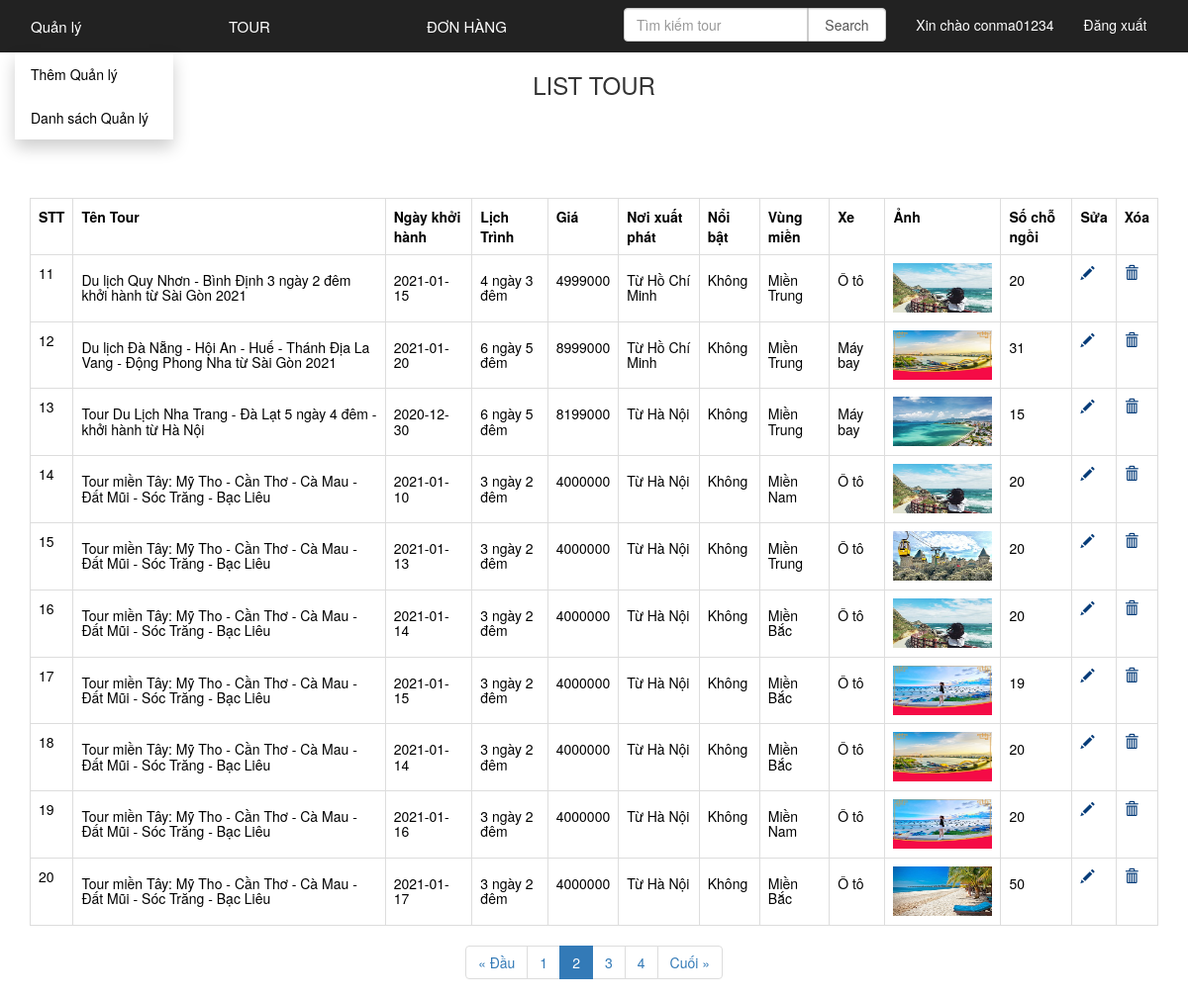
Screenshot of /admin/index.php?Page_layout=list_tour&per_page=10&page=2 (signed in) with the database file from the repository.
### tables this page shows
CREATE TABLE `tour` (
  `IDTour` int(11) NOT NULL,
  `NameTour` varchar(255) NOT NULL,
  `LichTrinh` varchar(255) NOT NULL,
  `PhuongTien` varchar(500) NOT NULL,
  `SoLuong` int(11) NOT NULL,
  `NgayKhoiHanh` date NOT NULL,
  `Image` varchar(255) NOT NULL,
  `NoiKhoiHanh` varchar(255) NOT NULL,
  `GiaTien` int(11) NOT NULL,
  `IDVungMien` int(11) NOT NULL,
  `IDNoiBat` int(11) NOT NULL
);

CREATE TABLE `vungmien` (
  `IDVungMien` int(11) NOT NULL,
  `TenMien` varchar(500) NOT NULL
);

### lib/lib_db.php (called while the page is built, shortened)
<?php
global $link;
function select_one($sql){
	$data = exec_select($sql);
	return $data[0];
}
function select_list($sql){
	return exec_select($sql);
}
function exec_select($sql){
	global $link;
	$ret = isset($ret) ? $ret : array();
	$res = $link->query($sql);
	$err = mysqli_error($link);
	if ($res ){
		while( $row = $res->fetch_array(MYSQLI_ASSOC) )
		{
			$ret[]= $row ;
		}
	}
	return $ret;
}

### admin/view/tour.php (the view, shortened to what this page needs)
<?php
    include "header.php";
    $item_per_page=isset($_REQUEST['per_page'])?$_REQUEST['per_page']:10;
    $current_page=isset($_REQUEST['page'])?$_REQUEST['page']:1;
    $offset=($current_page-1)*$item_per_page;
    $sql = "SELECT * from tour order by IDTour limit ".$item_per_page." OFFSET ".$offset;
    $dataTour=select_list($sql);
?>
     <h3>List tour </h3>
    <div class="content">
        <table style="width:100%" class="table table-bordered">
            <tr>
                <th>STT</th>
                <th>Tên Tour</th>
                <th>Ngày khởi hành</th>
                <th>Lịch Trình</th>
                <th>Giá</th>
                <th>Nơi xuất phát</th>
                <th>Nổi bật</th>
                <th>Vùng miền</th>
                <th>Xe</th>
                <th>Ảnh</th>
                <th>Số chỗ ngồi</th>
                <th>Sửa</th>
                <th>Xóa</th>
            </tr>
            <tr>
                <?php
        $stt=$offset;
       foreach($dataTour as $row){
            $stt++;
            echo "<tr>";
            echo "<td>$stt</td>";
        ?>
                <td>
                    <?php
            echo'<h5>'.$row['NameTour'].'</h5>';
            ?>
                </td>
                <td>
                    <?php
            echo'<h5>'.$row['NgayKhoiHanh'].'</h5>';
            ?>
                </td>
                <td>
                    <?php
            echo'<h5>'.$row['LichTrinh'].'</h5>';
            ?>
                </td>
                <td>
                    <?php
            echo'<h5>'.$row['GiaTien'].'</h5>';
            ?>
                </td>
                <td>
                    <?php
            echo'<h5>'.$row['NoiKhoiHanh'].'</h5>';
            ?>
                </td>
                <td>
                    <?php
            if($row['IDNoiBat']<>0){
                echo'<h5>Có</h5>';
            }
            else{
                echo'<h5>Không</h5>';
            }
            ?>
                </td>
                <td>
                    <?php
                    $data= select_one("select * from vungmien where IDVungMien={$row['IDVungMien']}");
            echo'<h5>'.$data['TenMien'].'</h5>';
            ?>
                </td>
                <td>
                    <?php
            echo'<h5>'.$row['PhuongTien'].'</h5>';
            ?>
                </td>
                <td>
                    <img src="<?php echo($row['Image']) ?>" style="width: 100px;height: 50px;">
                </td>
                <td>
                    <?php
            echo'<h5>'.$row['SoLuong'].'</h5>';
            ?>
                </td>
                <?php
        echo"
        <td>
            <a href='?Page_layout=update_tour&IDTour=".$row['IDTour']."'><span class = 'glyphicon glyphicon-pencil'></ span></a>
        </td>";
        echo"
        <td>
            <a href='?Page_layout=delete_tour&IDTour=".$row['IDTour']."'><span class = 'glyphicon glyphicon-trash'></ span></a>
        </td>";
        }
        ?>
            </tr>
        </table>
    </div>
    <?php include "../inc/pagination.php"; ?>
</html>

### public/css/ql.css (style rules this page uses)
a { color:white; }
.content { background-color: white; color: black; margin-right:30px; }
table, th, td { margin-top:100px; margin-left:15px; border: 2px solid black; border-collapse: collapse; }
th, td { padding: 15px; }
.glyphicon-pencil { color:rgb(6, 60, 121); }
.glyphicon-trash { color:rgb(6, 60, 121); }
h3 { text-align: center; text-transform: uppercase; }

### rows the page displays
tour: NameTour "Du lịch Quy Nhơn - Bình Định 3 ngày 2 đêm khởi hành từ Sài Gòn 2021", NgayKhoiHanh "2021-01-15", LichTrinh "4 ngày 3 đêm", GiaTien "4999000", NoiKhoiHanh "Từ Hồ Chí Minh", shows "Không", IDVungMien.TenMien "Miền Trung", PhuongTien "Ô tô", Image (picture), SoLuong "20"
tour: NameTour "Du lịch Đà Nẵng - Hội An - Huế - Thánh Địa La Vang - Động Phong Nha từ Sài Gòn 2021", NgayKhoiHanh "2021-01-20", LichTrinh "6 ngày 5 đêm", GiaTien "8999000", NoiKhoiHanh "Từ Hồ Chí Minh", shows "Không", IDVungMien.TenMien "Miền Trung", PhuongTien "Máy bay", Image (picture), SoLuong "31"
tour: NameTour "Tour Du Lịch Nha Trang - Đà Lạt 5 ngày 4 đêm - khởi hành từ Hà Nội", NgayKhoiHanh "2020-12-30", LichTrinh "6 ngày 5 đêm", GiaTien "8199000", NoiKhoiHanh "Từ Hà Nội", shows "Không", IDVungMien.TenMien "Miền Trung", PhuongTien "Máy bay", Image (picture), SoLuong "15"
tour: NameTour "Tour miền Tây: Mỹ Tho - Cần Thơ - Cà Mau - Đất Mũi - Sóc Trăng - Bạc Liêu", NgayKhoiHanh "2021-01-10", LichTrinh "3 ngày 2 đêm", GiaTien "4000000", NoiKhoiHanh "Từ Hà Nội", shows "Không", IDVungMien.TenMien "Miền Nam", PhuongTien "Ô tô", Image (picture), SoLuong "20"
tour: NameTour "Tour miền Tây: Mỹ Tho - Cần Thơ - Cà Mau - Đất Mũi - Sóc Trăng - Bạc Liêu", NgayKhoiHanh "2021-01-13", LichTrinh "3 ngày 2 đêm", GiaTien "4000000", NoiKhoiHanh "Từ Hà Nội", shows "Không", IDVungMien.TenMien "Miền Trung", PhuongTien "Ô tô", Image (picture), SoLuong "20"
tour: NameTour "Tour miền Tây: Mỹ Tho - Cần Thơ - Cà Mau - Đất Mũi - Sóc Trăng - Bạc Liêu", NgayKhoiHanh "2021-01-14", LichTrinh "3 ngày 2 đêm", GiaTien "4000000", NoiKhoiHanh "Từ Hà Nội", shows "Không", IDVungMien.TenMien "Miền Bắc", PhuongTien "Ô tô", Image (picture), SoLuong "20"
tour: NameTour "Tour miền Tây: Mỹ Tho - Cần Thơ - Cà Mau - Đất Mũi - Sóc Trăng - Bạc Liêu", NgayKhoiHanh "2021-01-15", LichTrinh "3 ngày 2 đêm", GiaTien "4000000", NoiKhoiHanh "Từ Hà Nội", shows "Không", IDVungMien.TenMien "Miền Bắc", PhuongTien "Ô tô", Image (picture), SoLuong "19"
tour: NameTour "Tour miền Tây: Mỹ Tho - Cần Thơ - Cà Mau - Đất Mũi - Sóc Trăng - Bạc Liêu", NgayKhoiHanh "2021-01-14", LichTrinh "3 ngày 2 đêm", GiaTien "4000000", NoiKhoiHanh "Từ Hà Nội", shows "Không", IDVungMien.TenMien "Miền Bắc", PhuongTien "Ô tô", Image (picture), SoLuong "20"
tour: NameTour "Tour miền Tây: Mỹ Tho - Cần Thơ - Cà Mau - Đất Mũi - Sóc Trăng - Bạc Liêu", NgayKhoiHanh "2021-01-16", LichTrinh "3 ngày 2 đêm", GiaTien "4000000", NoiKhoiHanh "Từ Hà Nội", shows "Không", IDVungMien.TenMien "Miền Nam", PhuongTien "Ô tô", Image (picture), SoLuong "20"
tour: NameTour "Tour miền Tây: Mỹ Tho - Cần Thơ - Cà Mau - Đất Mũi - Sóc Trăng - Bạc Liêu", NgayKhoiHanh "2021-01-17", LichTrinh "3 ngày 2 đêm", GiaTien "4000000", NoiKhoiHanh "Từ Hà Nội", shows "Không", IDVungMien.TenMien "Miền Bắc", PhuongTien "Ô tô", Image (picture), SoLuong "50"

### other values shown
$_SESSION["adminUser"] "conma01234"
